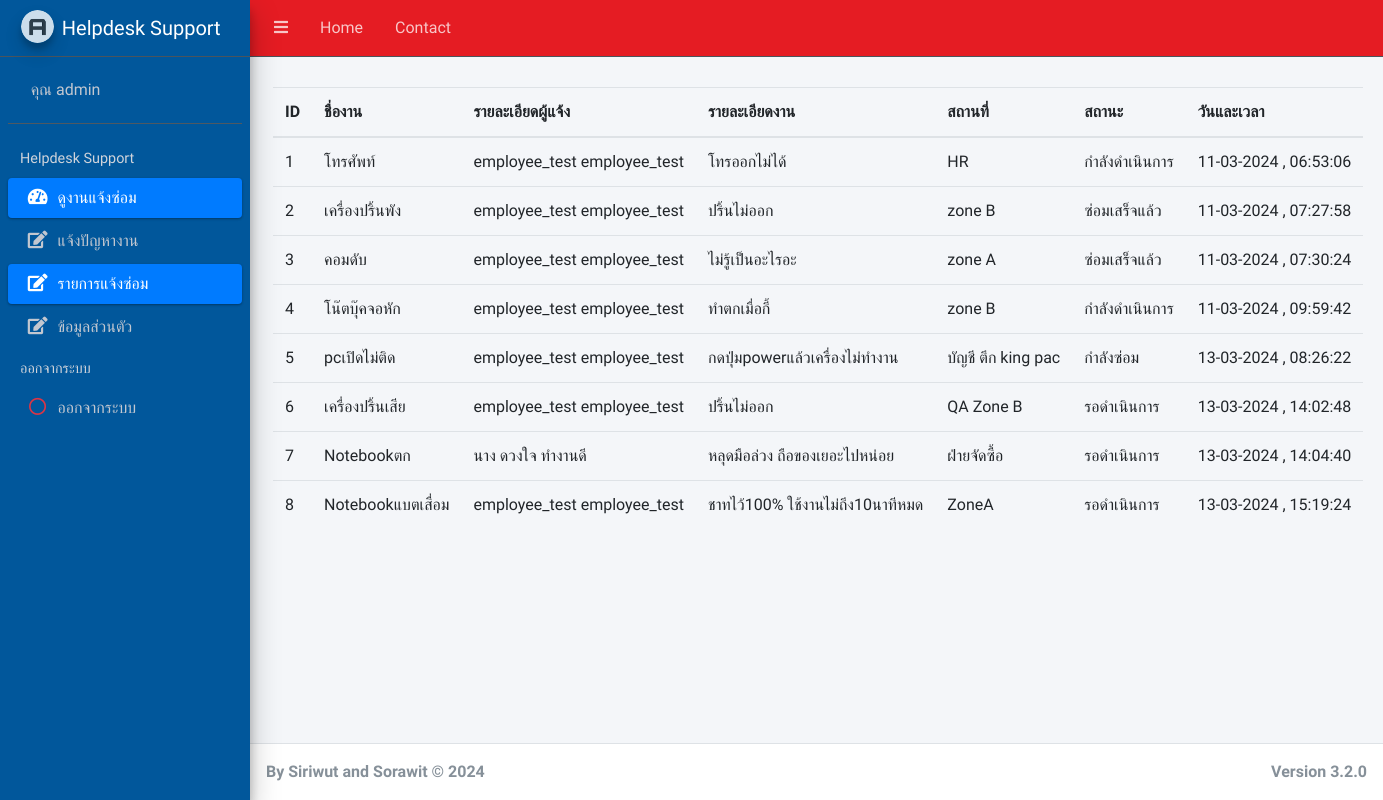
The page /employee/case_show.php (signed in) on the database as committed earlier.
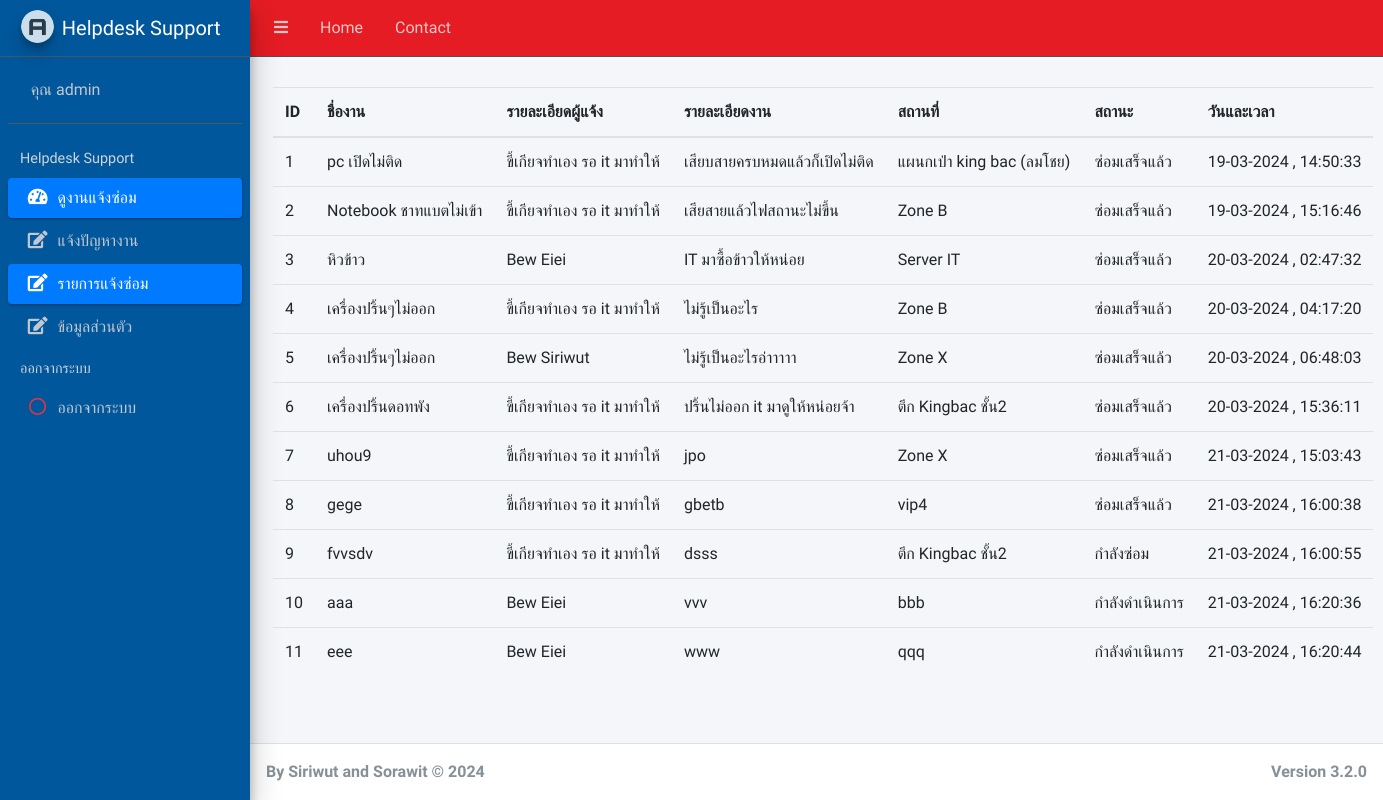
The same page on the database as committed later.
### tables this page shows
CREATE TABLE `tbl_case` (
  `case_id` int(11) NOT NULL COMMENT 'PK',
  `user_id` int(11) NOT NULL COMMENT 'tbl_login',
  `status_id` int(11) NOT NULL DEFAULT 1 COMMENT 'tbl_status',
  `tec_id` int(11) NOT NULL COMMENT 'ช่าง',
  `name_case` varchar(100) NOT NULL COMMENT 'แจ้งซ่อม',
  `detail_case` varchar(250) NOT NULL COMMENT 'รายละเอียด',
  `place_case` varchar(100) NOT NULL COMMENT 'สถานที่',
  `date_case` timestamp NULL DEFAULT current_timestamp() COMMENT 'วันที่แจ้งซ่อม',
  `date_assign` timestamp NULL DEFAULT NULL COMMENT 'วันที่ส่งมอบงาน',
  `date_sent` timestamp NULL DEFAULT NULL COMMENT 'วันที่รับงาน',
  `date_close` timestamp NULL DEFAULT NULL COMMENT 'วันที่ปิดงาน',
  `date_period` varchar(50) NOT NULL COMMENT 'ระยะเวลา'
);

CREATE TABLE `tbl_status` (
  `status_id` int(11) NOT NULL,
  `status_name` varchar(100) NOT NULL
);

### employee/case_list.php (the view)
<?php
  include("condb.php");
     $query_case = "SELECT c.*,u.u_name,u.u_lastname,s.status_name,u.u_tel,u.u_email
     FROM tbl_case as c
     INNER JOIN tbl_login as u ON c.user_id = u.user_id
     INNER JOIN tbl_status as s ON c.status_id = s.status_id
     order by case_id " or die ("Error:" . mysqli_error());
       $result = mysqli_query($con, $query_case);
  ?>
  <table id="example1" class="table table-hover text-nowrap">
    <thead>
      <tr role="row" class="info">
        <th  tabindex="0" rowspan="1" colspan="1" style="width: 5%;">ID</th>
        <th  tabindex="0" rowspan="1" colspan="1" style="width: 10%;">ชื่องาน</th>
        <th  tabindex="0" rowspan="1" colspan="1" style="width: 15%;">รายละเอียดผู้แจ้ง</th>
        <th  tabindex="0" rowspan="1" colspan="1" style="width: 20%;">รายละเอียดงาน</th>
        <th  tabindex="0" rowspan="1" colspan="1" style="width: 10%;">สถานที่</th>
        <th  tabindex="0" rowspan="1" colspan="1" style="width: 10%;">สถานะ</th>
        <th  tabindex="0" rowspan="1" colspan="1" style="width: 15%;">วันและเวลา</th>
      </tr>
    </thead>
    <tbody>
       <?php foreach ($result as $row) {  ?>
      <tr>
        <td>
         <?php echo $row['case_id'];; ?>
        </td>
         <td>
         <?php echo $row['name_case']; ?>
        </td>
         <td>
         <?php echo $row['u_name'].' '.$row['u_lastname'] ?>
        </td>
         <td>
         <?php echo $row['detail_case']; ?>
        </td>
          <td>
         <?php echo $row['place_case']; ?>
        </td>
        <td>
         <?php echo $row['status_name']; ?>
        </td>
        <td>
         <?php echo date("d-m-Y , H:i:s", strtotime($row['date_case'])); ?>
        </td>
         <?php   } ?>
      </tr>
    </tbody>
  </table>

Rows that differ between the two databases and show on the page:
changed tbl_case id 1: name_case "โทรศัพท์" → "pc เปิดไม่ติด"; user.u_name "employee_test" → "ขี้เกียจทำเอง"; user.u_lastname "employee_test" → "รอ it มาทำให้"; detail_case "โทรออกไม่ได้" → "เสียบสายครบหมดแล้วก็เปิดไม่ติด"; place_case "HR" → "แผนกเป่า king bac (ลมโชย)"; status.status_name "กำลังดำเนินการ" → "ซ่อมเสร็จแล้ว"; date_case "11-03-2024 , 06:53:06" → "19-03-2024 , 14:50:33"
changed tbl_case id 2: name_case "เครื่องปริ้นพัง" → "Notebook ชาทแบตไม่เข้า"; user.u_name "employee_test" → "ขี้เกียจทำเอง"; user.u_lastname "employee_test" → "รอ it มาทำให้"; detail_case "ปริ้นไม่ออก" → "เสียสายแล้วไฟสถานะไม่ขึ้น"; place_case "zone B" → "Zone B"; date_case "11-03-2024 , 07:27:58" → "19-03-2024 , 15:16:46"
changed tbl_case id 3: name_case "คอมดับ" → "หิวข้าว"; user.u_name "employee_test" → "Bew"; user.u_lastname "employee_test" → "Eiei"; detail_case "ไม่รู้เป็นอะไรอะ" → "IT มาซื้อข้าวให้หน่อย"; place_case "zone A" → "Server IT"; date_case "11-03-2024 , 07:30:24" → "20-03-2024 , 02:47:32"
changed tbl_case id 4: name_case "โน๊ตบุ๊คจอหัก" → "เครื่องปริ้นๆไม่ออก"; user.u_name "employee_test" → "ขี้เกียจทำเอง"; user.u_lastname "employee_test" → "รอ it มาทำให้"; detail_case "ทำตกเมื่อกี้" → "ไม่รู้เป็นอะไร"; place_case "zone B" → "Zone B"; status.status_name "กำลังดำเนินการ" → "ซ่อมเสร็จแล้ว"; date_case "11-03-2024 , 09:59:42" → "20-03-2024 , 04:17:20"
changed tbl_case id 5: name_case "pcเปิดไม่ติด" → "เครื่องปริ้นๆไม่ออก"; user.u_name "employee_test" → "Bew"; user.u_lastname "employee_test" → "Siriwut"; detail_case "กดปุ่มpowerแล้วเครื่องไม่ทำงาน" → "ไม่รู้เป็นอะไรอ่าาาาา"; place_case "บัญชี ตึก king pac" → "Zone X"; status.status_name "กำลังซ่อม" → "ซ่อมเสร็จแล้ว"; date_case "13-03-2024 , 08:26:22" → "20-03-2024 , 06:48:03"
changed tbl_case id 6: name_case "เครื่องปริ้นเสีย" → "เครื่องปริ้นดอทพัง"; user.u_name "employee_test" → "ขี้เกียจทำเอง"; user.u_lastname "employee_test" → "รอ it มาทำให้"; detail_case "ปริ้นไม่ออก" → "ปริ้นไม่ออก it มาดูให้หน่อยจ้า"; place_case "QA Zone B" → "ตึก Kingbac ชั้น2"; status.status_name "รอดำเนินการ" → "ซ่อมเสร็จแล้ว"; date_case "13-03-2024 , 14:02:48" → "20-03-2024 , 15:36:11"
changed tbl_case id 7: name_case "Notebookตก" → "uhou9"; user.u_name "นาง ดวงใจ" → "ขี้เกียจทำเอง"; user.u_lastname "ทำงานดี" → "รอ it มาทำให้"; detail_case "หลุดมือล่วง ถือของเยอะไปหน่อย" → "jpo"; place_case "ฝ่ายจัดซื้อ" → "Zone X"; status.status_name "รอดำเนินการ" → "ซ่อมเสร็จแล้ว"; date_case "13-03-2024 , 14:04:40" → "21-03-2024 , 15:03:43"
changed tbl_case id 8: name_case "Notebookแบตเสื่อม" → "gege"; user.u_name "employee_test" → "ขี้เกียจทำเอง"; user.u_lastname "employee_test" → "รอ it มาทำให้"; detail_case "ชาทไว้100% ใช้งานไม่ถึง10นาทีหมด" → "gbetb"; place_case "ZoneA" → "vip4"; status.status_name "รอดำเนินการ" → "ซ่อมเสร็จแล้ว"; date_case "13-03-2024 , 15:19:24" → "21-03-2024 , 16:00:38"
added tbl_case: case_id "9", name_case "fvvsdv", user.u_name "ขี้เกียจทำเอง", user.u_lastname "รอ it มาทำให้", detail_case "dsss", place_case "ตึก Kingbac ชั้น2", status.status_name "กำลังซ่อม", date_case "21-03-2024 , 16:00:55"
added tbl_case: case_id "10", name_case "aaa", user.u_name "Bew", user.u_lastname "Eiei", detail_case "vvv", place_case "bbb", status.status_name "กำลังดำเนินการ", date_case "21-03-2024 , 16:20:36"
added tbl_case: case_id "11", name_case "eee", user.u_name "Bew", user.u_lastname "Eiei", detail_case "www", place_case "qqq", status.status_name "กำลังดำเนินการ", date_case "21-03-2024 , 16:20:44"
